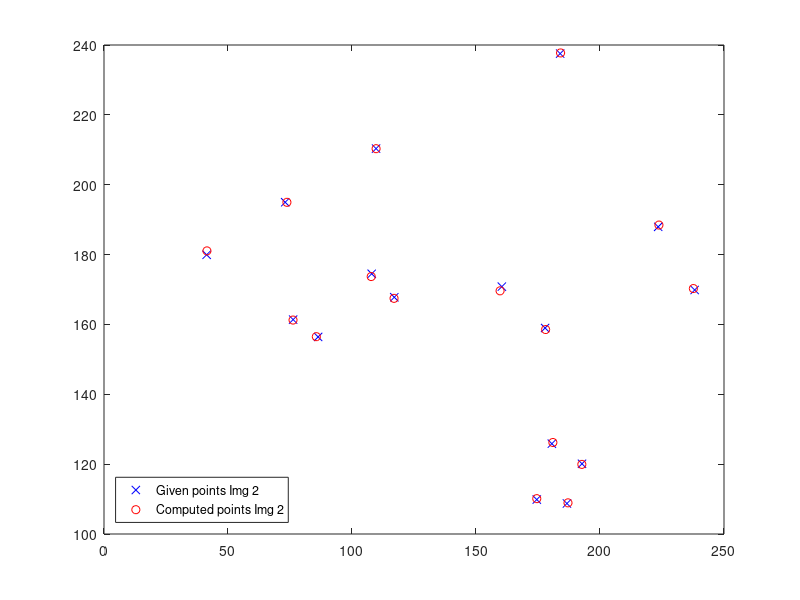

Write MATLAB code to recreate this figure. (Note: this script raises an error after producing the figure.)
% Manjari Akella
% CSE5524 - HW10
% 11/04/2013
 
%%%%%%%%%%%%%%%%%%%%%%%%%%%%%%%%%%%%%%%%
% Question 1
close all;
clear all;
clc;
% Load data
data = load('given_data/homography.txt');
% Set N=number of data points
N = size(data,1);
% Seperate points of the 2 images
P1 = data(:,1:2);
P2 = data(:,3:4); 
% Compute mean for each image
m1 = mean(P1);
m2 = mean(P2);
% Compute scale factor for each image
s1 = (sqrt(2))/(sum(sqrt(sum(((P1-[repmat(m1(1,1),[N 1]),repmat(m1(1,2),[N 1])]).^2),2)))/N);
s2 = (sqrt(2))/(sum(sqrt(sum(((P2-[repmat(m2(1,1),[N 1]),repmat(m2(1,2),[N 1])]).^2),2)))/N);
% Define T matrices
T1 = [s1,0,-s1*m1(1,1);0,s1,-s1*m1(1,2);0,0,1];
T2 = [s2,0,-s2*m2(1,1);0,s2,-s2*m2(1,2);0,0,1];
% Transform given points
TP1 = [];
TP2 = [];
for i=1:N
    % Multiply in homogenous land
    t = T1*[P1(i,:)';1];
    % Convert back to inhomogenous land
    t = t./t(size(t,1),1);
    % Append into transformed points vector
    TP1 = [TP1;t'];
    t = T2*[P2(i,:)';1];
    t = t./t(size(t,1),1);
    TP2 = [TP2;t'];
end
% Crop off trailing ones
TP1 = TP1(:,1:2);
TP2 = TP2(:,1:2);
% Create A matrix
A=[];
for i=1:N
        % Compute rows for each point     
        temp = [TP1(i,1),TP1(i,2),1,0,0,0,(-TP1(i,1)*TP2(i,1)),(-TP1(i,2)*TP2(i,1)),-TP2(i,1);
                0,0,0,TP1(i,1),TP1(i,2),1,(-TP1(i,1)*TP2(i,2)),(-TP1(i,2)*TP2(i,2)),-TP2(i,2)];
        % Append into A matrix             
        A = [A;temp];
end
% Transpose
AT = A';
% Multiply
B = AT*A;
% Find  Eigen values and vectors
[EVec,EVal] = eig(B);
% Minimum Eigen value index
[~,ind]=min(diag(EVal)');
% Unrasterize corresponding Eigen Vector to form H of transformed points
TH = [EVec(1:3,ind)';EVec(4:6,ind)';EVec(7:9,ind)'];
% Un-normalize TH
H = T2\TH*T1;
fprintf('Homography Transformation Matrix\n');
disp(H);

%%%%%%%%%%%%%%%%%%%%%%%%%%%%%%%%%%%%%%%%
% Question 2
computedP = [];
for i=1:N
    % Multiply in homogenous land
    newP = H*[P1(i,:)';1];
    % Convert to inhomogenous land
    newP = newP./newP(size(newP,1),1);
    % Append new 2D point into matrix
    computedP = [computedP;newP'];
end
% Crop off trailing 1 to represent in inhomogenous land
computedP = computedP(:,1:2);
% Plot image points (projected+given)
figure('Name','Q2: Given vs Projected Image Points ','NumberTitle','off');
plot(P2(:,1),P2(:,2),'bx');
hold on;
plot(computedP(:,1),computedP(:,2),'ro');
hleg = legend('Given points Img 2','Computed points Img 2','Location','SouthWest');
hold off;

%%%%%%%%%%%%%%%%%%%%%%%%%%%%%%%%%%%%%%%%
% Question 3
% (x1-xo).^2,(y1-yo).^2
e = (computedP-P2).^2;
% Sum of squared error
error =sum(sum(e,2));
fprintf('Sum of squared error is %.10f',error);
pause;

%%%%%%%%%%%%%%%%%%%%%%%%%%%%%%%%%%%%%%%%
% Question 4
clear all;
close all;
data = load('given_data/funMatrix.txt');
% Set N=number of data points
N = size(data,1);
% Seperate points of the 2 images
P1 = data(:,1:2);
P2 = data(:,3:4); 
% Compute mean for each image
m1 = mean(P1);
m2 = mean(P2);
% Compute scale factor for each image
s1 = (sqrt(2))/(sum(sqrt(sum(((P1-[repmat(m1(1,1),[N 1]),repmat(m1(1,2),[N 1])]).^2),2)))/N);
s2 = (sqrt(2))/(sum(sqrt(sum(((P2-[repmat(m2(1,1),[N 1]),repmat(m2(1,2),[N 1])]).^2),2)))/N);
% Define T matrices
T1 = [s1,0,-s1*m1(1,1);0,s1,-s1*m1(1,2);0,0,1];
T2 = [s2,0,-s2*m2(1,1);0,s2,-s2*m2(1,2);0,0,1];
% Transform given points
TP1 = [];
TP2 = [];
for i=1:N
    % Multiply in homogenous land
    t = T1*[P1(i,:)';1];
    % Convert back to inhomogenous land
    t = t./t(size(t,1),1);
    % Append into transformed points vector
    TP1 = [TP1;t'];
    t = T2*[P2(i,:)';1];
    t = t./t(size(t,1),1);
    TP2 = [TP2;t'];
end
% Crop off trailing ones
TP1 = TP1(:,1:2);
TP2 = TP2(:,1:2);
% Create A matrix
A=[];
for i=1:N
        % Append row corresponding to each point into A matrix 
        temp = [(TP2(i,1)*TP1(i,1)),(TP2(i,1)*TP1(i,2)),TP2(i,1),(TP2(i,2)*TP1(i,1)),(TP2(i,2)*TP1(i,2)),TP2(i,2),TP1(i,1),TP1(i,2),1];
        A = [A;temp];
end
% Transpose
AT = A';
% Multiply
B = AT*A;
% Find  Eigen values and vectors
[EVec,EVal] = eig(B);
% Minimum Eigen value index
[~,ind]=min(diag(EVal)');
% Unrasterize correspoding Eigen Vector to form F of transformed points
TF = [EVec(1:3,ind)';EVec(4:6,ind)';EVec(7:9,ind)'];
% Perfom SVD
[U,S,V] = svd(TF);
S(end)=0;
NewTF = U*S*V';
% Un-normalize the NewF matrix
F = T2'*NewTF*T1;
fprintf('\nFundamental Matrix\n');
disp(F);

%%%%%%%%%%%%%%%%%%%%%%%%%%%%%%%%%%%%%%%%
% Question 5
for i=1:N
    e(i,1) = [P2(i,:),1]*F*[P1(i,:)';1];
end
error = sum(e.^2);
fprintf('Sum of squared error is %.10f',error);
pause;

%%%%%%%%%%%%%%%%%%%%%%%%%%%%%%%%%%%%%%%%
% Question 6
clear all;
close all;
clc;
% Load images
IL = double(imread('given_pics/left.png'));
IR = double(imread('given_pics/right.png'));
% Define size of search and template images, offset, Disparity matrix
sr = size(IR,1);
sc = size(IR,2);
tr = 11;
tc = 11;
offset = ceil(tr/2);
D = zeros(sr,sc);
for i=1:sr-(tr-1)
    i
    for j=1:sc-(tc-1)
        template = IL(i:i+(tr-1),j:j+(tc-1));
        % Left position         
        xl = j+offset;
        % Compute mean of template
        mt = mean(template(:));
        % T(x,y)-T
        t_dash = repmat(mt,[tr tc]);
        T = (template-t_dash);
        % Sigma t
        st = std(template(:));         
        search = IR(i:i+(tr-1),1:j+(tc-1));
        % NCC
        NCC=[];
        for col=1:(size(search,2)-(tc-1))
            patch = search(1:tr,col:col+(tc-1));
            % Compute mean of patch
            mp = mean(patch(:));
            % P(x,y)-P
            p_dash = repmat(mp,[tr tc]);
            % (P(x,y)-P).(T(x,y)-T)
            t = (patch-p_dash).*T;
            % Sigma p
            sp = std(patch(:));
            % ((P(x,y)-P).(T(x,y)-T))/(sigma p*sigma t) 
            temp1 = t./(sp*st);
            % Score value of NCC is sum(((P(x,y)-P).(T(x,y)-T))/(sigma p*sigma t))/n-1           
            NCC(1,col) = (sum(sum(temp1)))/((tr*tc)-1);
        end
        % To deal with std(template)=0 case
        flag = isnan(NCC);
        if(all(flag)==1)
            D(i+offset,j+offset)= 0;
        else
            [~,maxpos] = max(NCC);
            % Right position(Best match from NCC) 
            xr = maxpos+offset;
            D(i+offset,j+offset)= (xl-xr);
        end
    end
end
figure('Name','Q3: DisparityMap(Gray) ','NumberTitle','off');
imagesc(D, [0 50]); 
axis ('equal'); 
colormap ('gray');
figure('Name','Q3: DisparityMap(Hot) ','NumberTitle','off');
imagesc(D, [0 50]); 
axis ('equal'); 
colormap ('hot');

%%%%%%%%%%%%%%%%%%%%%%%%%%%%%%%%%%%%%%%%
%%%%%%%%%%%%%%%% END %%%%%%%%%%%%%%%%%%%
